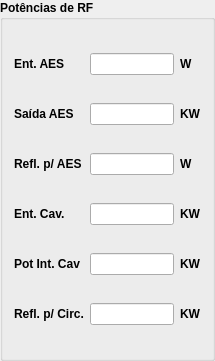
                    <widget class="QGroupBox" name="groupBox_6">
                     <property name="minimumSize">
                      <size>
                       <width>215</width>
                       <height>361</height>
                      </size>
                     </property>
                     <property name="maximumSize">
                      <size>
                       <width>215</width>
                       <height>361</height>
                      </size>
                     </property>
                     <property name="font">
                      <font>
                       <weight>75</weight>
                       <bold>true</bold>
                      </font>
                     </property>
                     <property name="title">
                      <string>Potências de RF</string>
                     </property>
                     <layout class="QGridLayout" name="gridLayout">
                      <item row="0" column="0">
                       <widget class="PyDMLabel" name="PyDMLabel_7">
                        <property name="toolTip">
                         <string/>
                        </property>
                        <property name="whatsThis">
                         <string/>
                        </property>
                        <property name="text">
                         <string>Ent. AES</string>
                        </property>
                       </widget>
                      </item>
                      <item row="0" column="1">
                       <widget class="PyDMLineEdit" name="le_input_aes_a">
                        <property name="toolTip">
                         <string/>
                        </property>
                        <property name="whatsThis">
                         <string>
    Writeable text field to send and display channel values
    </string>
                        </property>
                        <property name="readOnly">
                         <bool>true</bool>
                        </property>
                       </widget>
                      </item>
                      <item row="0" column="2">
                       <widget class="PyDMLabel" name="PyDMLabel_14">
                        <property name="font">
                         <font>
                          <weight>75</weight>
                          <bold>true</bold>
                         </font>
                        </property>
                        <property name="toolTip">
                         <string/>
                        </property>
                        <property name="whatsThis">
                         <string/>
                        </property>
                        <property name="text">
                         <string>W</string>
                        </property>
                       </widget>
                      </item>
                      <item row="1" column="0">
                       <widget class="PyDMLabel" name="PyDMLabel_8">
                        <property name="toolTip">
                         <string/>
                        </property>
                        <property name="whatsThis">
                         <string/>
                        </property>
                        <property name="text">
                         <string>Saída AES</string>
                        </property>
                       </widget>
                      </item>
                      <item row="1" column="1">
                       <widget class="PyDMLineEdit" name="le_output_aes_a">
                        <property name="toolTip">
                         <string/>
                        </property>
                        <property name="whatsThis">
                         <string>
    Writeable text field to send and display channel values
    </string>
                        </property>
                        <property name="readOnly">
                         <bool>true</bool>
                        </property>
                       </widget>
                      </item>
                      <item row="1" column="2">
                       <widget class="PyDMLabel" name="PyDMLabel_16">
                        <property name="font">
                         <font>
                          <weight>75</weight>
                          <bold>true</bold>
                         </font>
                        </property>
                        <property name="toolTip">
                         <string/>
                        </property>
                        <property name="whatsThis">
                         <string/>
                        </property>
                        <property name="text">
                         <string>KW</string>
                        </property>
                       </widget>
                      </item>
                      <item row="2" column="0">
                       <widget class="PyDMLabel" name="PyDMLabel_9">
                        <property name="toolTip">
                         <string/>
                        </property>
                        <property name="whatsThis">
                         <string/>
                        </property>
                        <property name="text">
                         <string>Refl. p/ AES</string>
                        </property>
                       </widget>
                      </item>
                      <item row="2" column="1">
                       <widget class="PyDMLineEdit" name="le_ref_aes_a">
                        <property name="toolTip">
                         <string/>
                        </property>
                        <property name="whatsThis">
                         <string>
    Writeable text field to send and display channel values
    </string>
                        </property>
                        <property name="readOnly">
                         <bool>true</bool>
                        </property>
                       </widget>
                      </item>
                      <item row="2" column="2">
                       <widget class="PyDMLabel" name="PyDMLabel_13">
                        <property name="font">
                         <font>
                          <weight>75</weight>
                          <bold>true</bold>
                         </font>
                        </property>
                        <property name="toolTip">
                         <string/>
                        </property>
                        <property name="whatsThis">
                         <string/>
                        </property>
                        <property name="text">
                         <string>W</string>
                        </property>
                       </widget>
                      </item>
                      <item row="3" column="0">
                       <widget class="PyDMLabel" name="PyDMLabel_10">
                        <property name="toolTip">
                         <string/>
                        </property>
                        <property name="whatsThis">
                         <string/>
                        </property>
                        <property name="text">
                         <string>Ent. Cav.</string>
                        </property>
                       </widget>
                      </item>
                      <item row="3" column="1">
                       <widget class="PyDMLineEdit" name="le_input_cav_a">
                        <property name="toolTip">
                         <string/>
                        </property>
                        <property name="whatsThis">
                         <string>
    Writeable text field to send and display channel values
    </string>
                        </property>
                        <property name="readOnly">
                         <bool>true</bool>
                        </property>
                       </widget>
                      </item>
                      <item row="3" column="2">
                       <widget class="PyDMLabel" name="PyDMLabel_15">
                        <property name="font">
                         <font>
                          <weight>75</weight>
                          <bold>true</bold>
                         </font>
                        </property>
                        <property name="toolTip">
                         <string/>
                        </property>
                        <property name="whatsThis">
                         <string/>
                        </property>
                        <property name="text">
                         <string>KW</string>
                        </property>
                       </widget>
                      </item>
                      <item row="4" column="0">
                       <widget class="PyDMLabel" name="PyDMLabel_11">
                        <property name="toolTip">
                         <string/>
                        </property>
                        <property name="whatsThis">
                         <string/>
                        </property>
                        <property name="text">
                         <string>Pot Int. Cav</string>
                        </property>
                       </widget>
                      </item>
                      <item row="4" column="1">
                       <widget class="PyDMLineEdit" name="le_pot_cav_a">
                        <property name="toolTip">
                         <string/>
                        </property>
                        <property name="whatsThis">
                         <string>
    Writeable text field to send and display channel values
    </string>
                        </property>
                        <property name="readOnly">
                         <bool>true</bool>
                        </property>
                       </widget>
                      </item>
                      <item row="4" column="2">
                       <widget class="PyDMLabel" name="PyDMLabel_17">
                        <property name="font">
                         <font>
                          <weight>75</weight>
                          <bold>true</bold>
                         </font>
                        </property>
                        <property name="toolTip">
                         <string/>
                        </property>
                        <property name="whatsThis">
                         <string/>
                        </property>
                        <property name="text">
                         <string>KW</string>
                        </property>
                       </widget>
                      </item>
                      <item row="5" column="0">
                       <widget class="PyDMLabel" name="PyDMLabel_12">
                        <property name="toolTip">
                         <string/>
                        </property>
                        <property name="whatsThis">
                         <string/>
                        </property>
                        <property name="text">
                         <string>Refl. p/ Circ.</string>
                        </property>
                       </widget>
                      </item>
                      <item row="5" column="1">
                       <widget class="PyDMLineEdit" name="le_ref_circ_a">
                        <property name="toolTip">
                         <string/>
                        </property>
                        <property name="whatsThis">
                         <string>
    Writeable text field to send and display channel values
    </string>
                        </property>
                        <property name="readOnly">
                         <bool>true</bool>
                        </property>
                       </widget>
                      </item>
                      <item row="5" column="2">
                       <widget class="PyDMLabel" name="PyDMLabel_18">
                        <property name="font">
                         <font>
                          <weight>75</weight>
                          <bold>true</bold>
                         </font>
                        </property>
                        <property name="toolTip">
                         <string/>
                        </property>
                        <property name="whatsThis">
                         <string/>
                        </property>
                        <property name="text">
                         <string>KW</string>
                        </property>
                       </widget>
                      </item>
                     </layout>
                    </widget>
